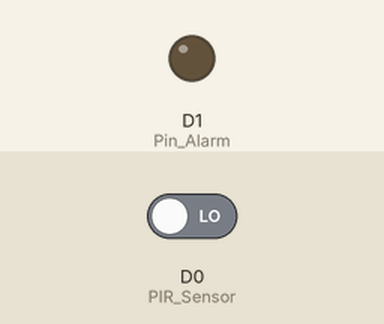
A sketch run on a simulated ESP8266 (NodeMCU). On the bench: output pins drawn as LEDs (lit = HIGH). Inputs (shaded band) come from the test bench; at power-on: D0 (PIR_Sensor) LOW. WiFi joins after 1.5 s; servers stay silent unless stated; what the sketch prints to the serial monitor is not drawn.

Above: at 2.7 s.
2.8 s: D0 (PIR_Sensor) driven HIGH
At 4.4 s:
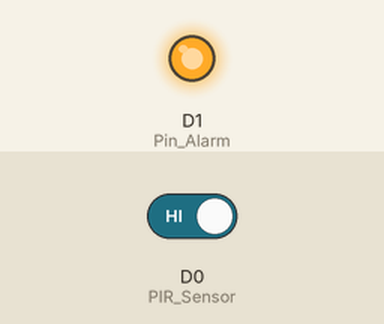
Timing chart, 0 to 10.3 s (numbered marks = the images above; inputs shaded):
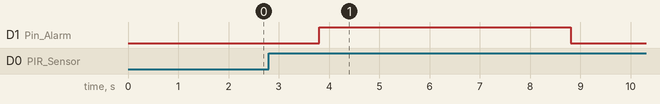

Measured:
- after the input at 2.8 s, D1 (Pin_Alarm): LOW → HIGH after 1.0 s, → LOW 5.0 s later

The sketch:

PROJECT_WD.ino
```cpp
/*
Project: Watch Door
Author: Bryan de Sousa Lima

Required libraries:
 ESP8266WiFi.h: This library is required to connect ESP8266 to WiFi network.
 WiFiClientSecure.h: This library is used to create a secure WiFi client.
 UniversalTelegramBot.h: This library allows interaction with the Telegram bot.

How to create a bot and get the token: https://www.siteguarding.com/en/how-to-get-telegram-bot-api-token

How to get your Chat ID:
 - In the Telegram app, search for the bot @username_to_id_bot
 - Send /start
 - At the end of the message it will say your Chat_ID

SSID is just the name of your Wifi
*/

//*****************************************************************************

/* PT-BR

Projeto: Watch Door
Autor: Bryan de Sousa Lima

Bibliotescas necessárias:
    ESP8266WiFi.h: Esta biblioteca é necessária para conectar o ESP8266 à rede WiFi.
    WiFiClientSecure.h: Esta biblioteca é usada para criar um cliente WiFi seguro.
    UniversalTelegramBot.h: Esta biblioteca permite a interação com o bot do Telegram.

Como criar um bot e obter o token: https://www.siteguarding.com/en/how-to-get-telegram-bot-api-token

Como obter seu ID Chat:
   - No app telegram busque pelo bot @username_to_id_bot
   - Envia /start
   - No final da mensagem ele dira seu Chat_ID

SSID é apenas o nome do seu Wifi
*/

#include <ESP8266WiFi.h> // Includes the library to connect the ESP8266 to the WiFi network | Inclui a biblioteca para conectar o ESP8266 à rede WiFi
#include <WiFiClientSecure.h> // Includes the library to create a secure WiFi client | Inclui a biblioteca para criar um cliente WiFi seguro
#include <UniversalTelegramBot.h> // Includes the library to interact with the Telegram bot | Inclui a biblioteca para interagir com o bot do Telegram

#define Pin_Alarm D1 // Defines the alarm pin | Define o pino do alarme
#define PIR_Sensor D0 // Defines the PIR sensor pin | Define o pino do sensor PIR
int Alarm_Time = 5000; // Defines the alarm time in milliseconds | Define o tempo de alarme em milissegundos
int Pause_Time = 60000; // Defines the pause time in milliseconds | Define o tempo de pausa em milissegundos

const char* ssid = "SSID_wifi"; // Defines the WiFi network SSID | Define o SSID da rede WiFi
const char* password = "senha_wifi"; // Defines the WiFi network password | Define a senha da rede WiFi

#define BOTtoken "Token_Bot" // Defines the Telegram bot token | Define o token do bot do Telegram
#define CHAT_ID "Seu_Chat_ID" // Defines the Telegram chat ID | Define o ID do chat do Telegram
WiFiClientSecure client; // Creates a secure WiFi client | Cria um cliente WiFi seguro
UniversalTelegramBot bot(BOTtoken, client); // Creates a Telegram bot | Cria um bot do Telegram

void setup() {
  Serial.begin(9600); // Starts the serial communication at 9600 baud | Inicia a comunicação serial a 9600 baud
  pinMode(PIR_Sensor, INPUT); // Sets the PIR sensor pin as input | Define o pino do sensor PIR como entrada
  pinMode(Pin_Alarm, OUTPUT); // Sets the alarm pin as output | Define o pino do alarme como saída
  digitalWrite(Pin_Alarm, LOW); // Sets the initial state of the alarm pin as low | Define o estado inicial do pino do alarme como baixo

  Serial.print("Connecting to "); // Prints the message on the serial port | Imprime a mensagem na porta serial
  Serial.println(ssid); // Prints the SSID on the serial port | Imprime o SSID na porta serial
  WiFi.begin(ssid, password); // Connects to the WiFi network | Conecta à rede WiFi
  while (WiFi.status() != WL_CONNECTED) { // While the WiFi connection is not established | Enquanto a conexão WiFi não estiver estabelecida
	delay(500); // Waits half a second | Aguarda meio segundo
	Serial.print("."); // Prints a dot on the serial port | Imprime um ponto na porta serial
  }
  Serial.println(""); // Prints an empty line on the serial port | Imprime uma linha vazia na porta serial
  Serial.println("WiFi connected"); // Prints the message on the serial port | Imprime a mensagem na porta serial

  client.setInsecure(); // Sets the client as insecure | Define o cliente como inseguro
}
void loop(){
  bool state = digitalRead(PIR_Sensor); // Reads the state of the PIR sensor | Lê o estado do sensor PIR
  delay(500); // Waits half a second | Aguarda meio segundo
  if(state == HIGH){ // If the state of the PIR sensor is high | Se o estado do sensor PIR for alto
	bot.sendMessage(CHAT_ID, "Movement detected!", ""); // Sends a message to the Telegram chat | Envia uma mensagem para o chat do Telegram
	digitalWrite (Pin_Alarm, HIGH); // Sets the state of the alarm pin as high | Define o estado do pino do alarme como alto
	delay(Alarm_Time); // Waits the alarm time | Aguarda o tempo de alarme
	digitalWrite (Pin_Alarm, LOW); // Sets the state of the alarm pin as low | Define o estado do pino do alarme como baixo
	delay(Pause_Time); // Waits the pause time | Aguarda o tempo de pausa
  }
  else {
	digitalWrite (Pin_Alarm, LOW); // Sets the state of the alarm pin as low | Define o estado do pino do alarme como baixo
  }
}
```
